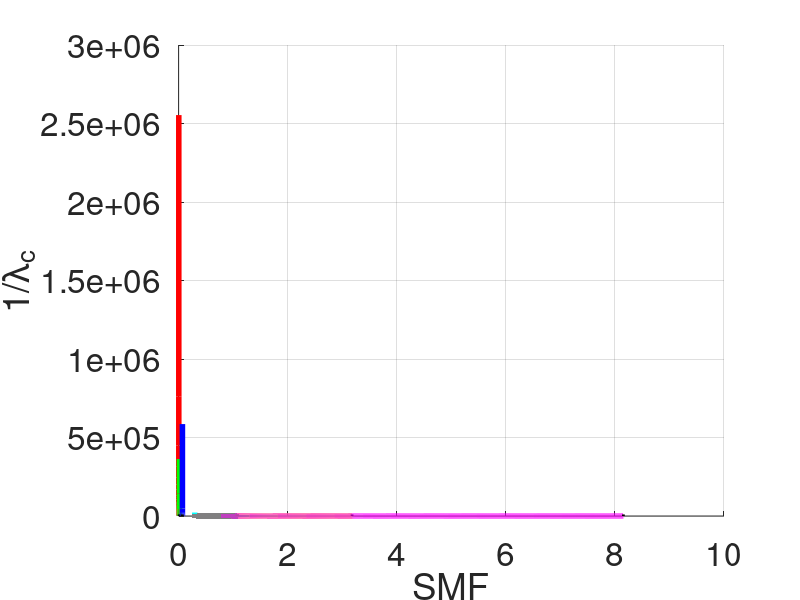

This figure's MATLAB source: (Note: this script raises an error after producing the figure.)
colors = 'rgbckym'
sigma = 1;
s = logspace(-4,2,1e5);

figure;
axes('FontSize',24);
grid on
hold on;

c=1;
for sigma = logspace(-1,1,7)
lambda=(log(sinh(sigma*2)./(sigma*2))-2*s);
plot(s(lambda>0), (1./(lambda(lambda>0))),colors(c),'LineWidth',4);
s_c=log(sinh(sigma*2)./sigma/2)/2;
plot([s_c s_c],[1e-2 1e4],'--k','LineWidth',2)
c=c+1;
end
xlabel('SMF');
ylabel('1/\lambda_c')
axtype(3);
axis(10.^([-3 2 -2 4]))
% legend([repmat('\sigma = ',7,1),num2str( logspace(-1,1,7)','%10.1e\n')])

%%
figure;
axes('FontSize',24);
grid on
hold on;

c=1;
for sigma = logspace(-1,1,7)
lambda=(log(sinh(sigma)./(sigma))-s);
plot(s(lambda>0), (1./(lambda(lambda>0))),colors(c),'LineWidth',4);
s_c=log(sinh(sigma)./sigma);
plot([s_c s_c],[1e-2 1e5],'--k','LineWidth',2)
c=c+1;
end
xlabel('SMF');
ylabel('1/\lambda')
axtype(3);
axis(10.^([-4 2 -2 5]))
% legend([repmat('\sigma = ',7,1),num2str( logspace(-1,1,7)','%10.1e\n')])
fileName = [DataPath,'largeN.eps'];
% print(gcf, '-depsc2', fileName);